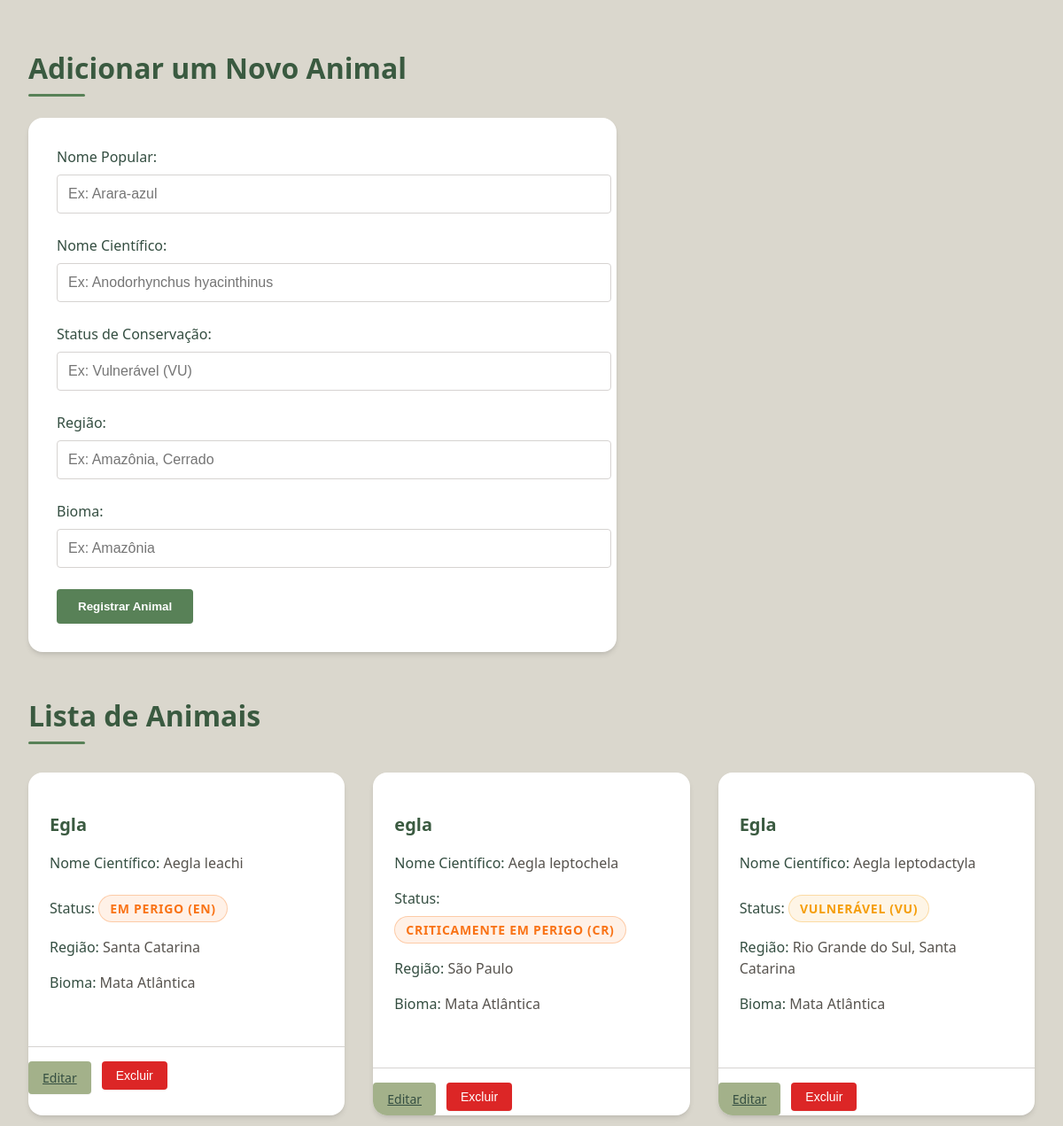
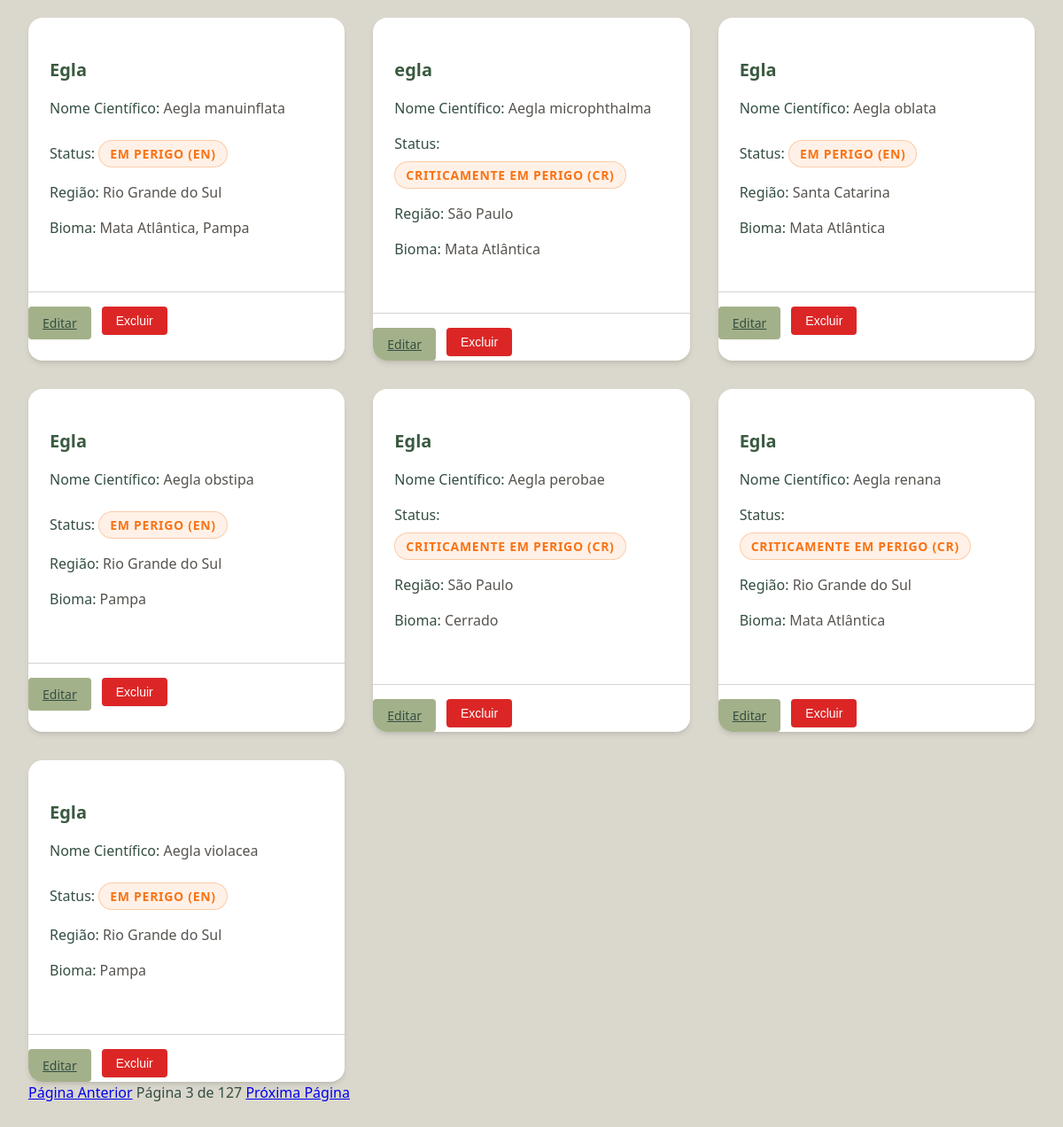
/?page=3, run on the app's committed database (2 pictures, top to bottom).
### models.py (models this page shows, shortened)
class Task(db.Model):
    id = db.Column(db.Integer, primary_key=True)
    nome = db.Column(db.String(100), unique=False, nullable=False)
    nome_cientifico = db.Column(db.String(100), unique=True, nullable=False)
    status = db.Column(db.String(100), unique=False, nullable=False)
    regiao = db.Column(db.String(100), unique=False, nullable=False)
    bioma = db.Column(db.String(100), unique=False, nullable=False)

### app.py (the view)
@app.route('/')
def index():
    page = request.args.get('page', 1, type=int)
    per_page = 10
    pagination = Task.query.paginate(page=page, per_page=per_page, error_out=False)
    tasks = pagination.items
    return render_template("index.html", tasks=tasks, pagination=pagination)

### templates/index.html (shortened to what this page needs)
<!DOCTYPE html>
<html lang="pt-BR">
<head>
    <link rel="stylesheet" href="{{ url_for('static', filename='css/style.css') }}">
</head>
<body>
    <h1>Adicionar um Novo Animal</h1>
    <form class="create-form" action="{{ url_for('create_task') }}" method="POST">
        <label for="nome">Nome Popular:</label>
        <input type="text" id="nome" name="nome" required placeholder="Ex: Arara-azul">
        <label for="nome_cientifico">Nome Científico:</label>
        <input type="text" id="nome_cientifico" name="nome_cientifico" required placeholder="Ex: Anodorhynchus hyacinthinus">
        <label for="status">Status de Conservação:</label>
        <input type="text" id="status" name="status" required placeholder="Ex: Vulnerável (VU)">
        <label for="regiao">Região:</label>
        <input type="text" id="regiao" name="regiao" required placeholder="Ex: Amazônia, Cerrado">
        <label for="bioma">Bioma:</label>
        <input type="text" id="bioma" name="bioma" required placeholder="Ex: Amazônia">
        <button type="submit">Registrar Animal</button>
    </form>
    <h1>Lista de Animais</h1>
    <div class="animal-grid">
        {% for task in tasks %}
            <div class="animal-card">
                <div class="animal-card-content">
                    <h3>{{ task.nome }}</h3>
                    <p><strong>Nome Científico:</strong> {{ task.nome_cientifico }}</p>
                    {% set status_lower = task.status.lower() %}
                    {% set status_class = 'status-vulnerable' %} {% if 'em perigo' in status_lower or '(en)' in status_lower %}
                        {% set status_class = 'status-endangered' %}
                    {% elif 'criticamente' in status_lower or '(cr)' in status_lower %}
                        {% set status_class = 'status-critical' %}
                    {% endif %}
                    <p><strong>Status:</strong> <span class="status-badge {{ status_class }}">{{ task.status }}</span></p>
                    <p><strong>Região:</strong> {{ task.regiao }}</p>
                    <p><strong>Bioma:</strong> {{ task.bioma }}</p>
                </div>
                <div class="action-buttons">
                    <a href="{{ url_for('edit_task_page', task_id=task.id) }}" class="btn btn-edit">Editar</a>
                    <form action="{{ url_for('delete_task', task_id=task.id) }}" method="POST" onsubmit="return confirm('Tem certeza que deseja excluir?');" style="display:inline;">
                        <button type="submit" class="btn btn-delete">Excluir</button>
                    </form>
                </div>
            </div>
        {% else %}
            <p>Nenhum animal cadastrado ainda.</p>
        {% endfor %}
    </div>
    <div class="pagination">
        {% if pagination.has_prev %}
            <a href="{{ url_for('index', page=pagination.prev_num) }}">Página Anterior</a>
        {% endif %}
        <span>Página {{ pagination.page }} de {{ pagination.pages }}</span>
        {% if pagination.has_next %}
            <a href="{{ url_for('index', page=pagination.next_num) }}">Próxima Página</a>
        {% endif %}
    </div>
</body>
</html>

### static/css/style.css (style rules this page uses)
:root { --primary-green: #3a5a40; --secondary-green: #588157; --light-green: #a3b18a; --beige: #dad7cd; --dark-brown: #344e41; --vulnerable: #f59e0b; --endangered: #f97316; --critical: #dc2626; --white: #ffffff; --light-gray: #f5f5f4; --medium-gray: #d6d3d1; --dark-gray: #57534e; --shadow-sm: 0 1px 2px 0 rgba(0, 0, 0, 0.05); --shadow-md: 0 4px 6px -1px rgba(0, 0, 0, 0.1), 0 2px 4px -1px rgba(0, 0, 0, 0.06); --shadow-lg: 0 10px 15px -3px rgba(0, 0, 0, 0.1), 0 4px 6px -2px rgba(0, 0, 0, 0.05); --radius-sm: 0.25rem; --radius-md: 0.5rem; --radius-lg: 1rem; }
body { font-family: 'Segoe UI', system-ui, -apple-system, sans-serif; line-height: 1.5; color: var(--dark-brown); background-color: var(--beige); padding: 2rem; max-width: 1600px; margin: 0 auto; }
h1 { font-size: 2rem; font-weight: 700; color: var(--primary-green); margin-bottom: 1.5rem; position: relative; padding-bottom: 0.5rem; }
h1::after { content: ''; position: absolute; bottom: 0; left: 0; width: 4rem; height: 3px; background-color: var(--secondary-green); border-radius: 3px; }
h3 { font-size: 1.25rem; font-weight: 600; color: var(--primary-green); margin-bottom: 0.5rem; }
.create-form { background-color: var(--white); padding: 2rem; border-radius: var(--radius-lg); box-shadow: var(--shadow-md); margin-bottom: 3rem; max-width: 600px; }
.create-form label { display: block; font-weight: 500; color: var(--dark-brown); margin-bottom: 0.5rem; }
.create-form input, .create-form select, .create-form textarea { width: 100%; padding: 0.75rem; border: 1px solid var(--medium-gray); border-radius: var(--radius-sm); margin-bottom: 1.5rem; font-size: 1rem; transition: all 0.2s ease; }
.create-form button { background-color: var(--secondary-green); color: white; border: none; padding: 0.75rem 1.5rem; border-radius: var(--radius-sm); font-weight: 600; cursor: pointer; transition: all 0.2s ease; box-shadow: var(--shadow-sm); }
.animal-grid { display: grid; grid-template-columns: repeat(auto-fill, minmax(300px, 1fr)); gap: 2rem; margin-top: 2rem; }
.animal-card { background-color: var(--white); border-radius: var(--radius-lg); overflow: hidden; box-shadow: var(--shadow-md); transition: transform 0.3s ease, box-shadow 0.3s ease; }
.animal-card-content { padding: 1.5rem; }
.animal-card p { margin-bottom: 0.75rem; color: var(--dark-gray); }
.animal-card strong { color: var(--dark-brown); font-weight: 500; }
.status-badge { display: inline-block; padding: 0.25rem 0.75rem; border-radius: 9999px; font-size: 0.875rem; font-weight: 600; text-transform: uppercase; letter-spacing: 0.05em; margin-top: 0.5rem; }
.status-vulnerable { background-color: rgba(245, 158, 11, 0.1); color: var(--vulnerable); border: 1px solid rgba(245, 158, 11, 0.3); }
.status-endangered { background-color: rgba(249, 115, 22, 0.1); color: var(--endangered); border: 1px solid rgba(249, 115, 22, 0.3); }
.action-buttons { display: flex; gap: 0.75rem; margin-top: 1.5rem; padding-top: 1rem; border-top: 1px solid var(--medium-gray); }
.btn { padding: 0.5rem 1rem; border-radius: var(--radius-sm); font-weight: 500; font-size: 0.875rem; cursor: pointer; transition: all 0.2s ease; border: none; box-shadow: var(--shadow-sm); }
.btn-edit { background-color: var(--light-green); color: var(--dark-brown); }
.btn-delete { background-color: var(--critical); color: white; }
.animal-card { animation: fadeIn 0.3s ease-out forwards; }

### data on the page
Task: nome "Egla", nome_cientifico "Aegla leachi", status "EM PERIGO (EN)", regiao "Santa Catarina", bioma "Mata Atlântica"
Task: nome "egla", nome_cientifico "Aegla leptochela", status "CRITICAMENTE EM PERIGO (CR)", regiao "São Paulo", bioma "Mata Atlântica"
Task: nome "Egla", nome_cientifico "Aegla leptodactyla", status "VULNERÁVEL (VU)", regiao "Rio Grande do Sul, Santa Catarina", bioma "Mata Atlântica"
Task: nome "Egla", nome_cientifico "Aegla manuinflata", status "EM PERIGO (EN)", regiao "Rio Grande do Sul", bioma "Mata Atlântica, Pampa"
Task: nome "egla", nome_cientifico "Aegla microphthalma", status "CRITICAMENTE EM PERIGO (CR)", regiao "São Paulo", bioma "Mata Atlântica"
Task: nome "Egla", nome_cientifico "Aegla oblata", status "EM PERIGO (EN)", regiao "Santa Catarina", bioma "Mata Atlântica"
Task: nome "Egla", nome_cientifico "Aegla obstipa", status "EM PERIGO (EN)", regiao "Rio Grande do Sul", bioma "Pampa"
Task: nome "Egla", nome_cientifico "Aegla perobae", status "CRITICAMENTE EM PERIGO (CR)", regiao "São Paulo", bioma "Cerrado"
Task: nome "Egla", nome_cientifico "Aegla renana", status "CRITICAMENTE EM PERIGO (CR)", regiao "Rio Grande do Sul", bioma "Mata Atlântica"
Task: nome "Egla", nome_cientifico "Aegla violacea", status "EM PERIGO (EN)", regiao "Rio Grande do Sul", bioma "Pampa"

### other printed values
{{ pagination.page }} "3"
{{ pagination.pages }} "127"
